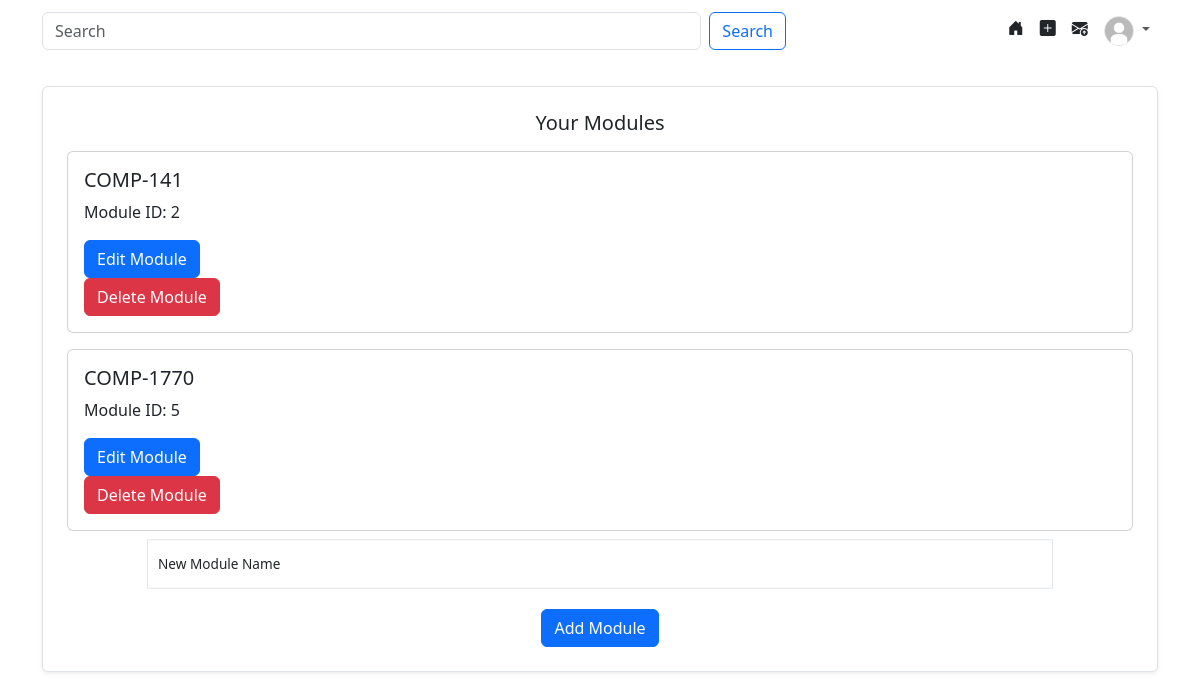
The page /?editmodule (signed in) on the database as committed earlier.
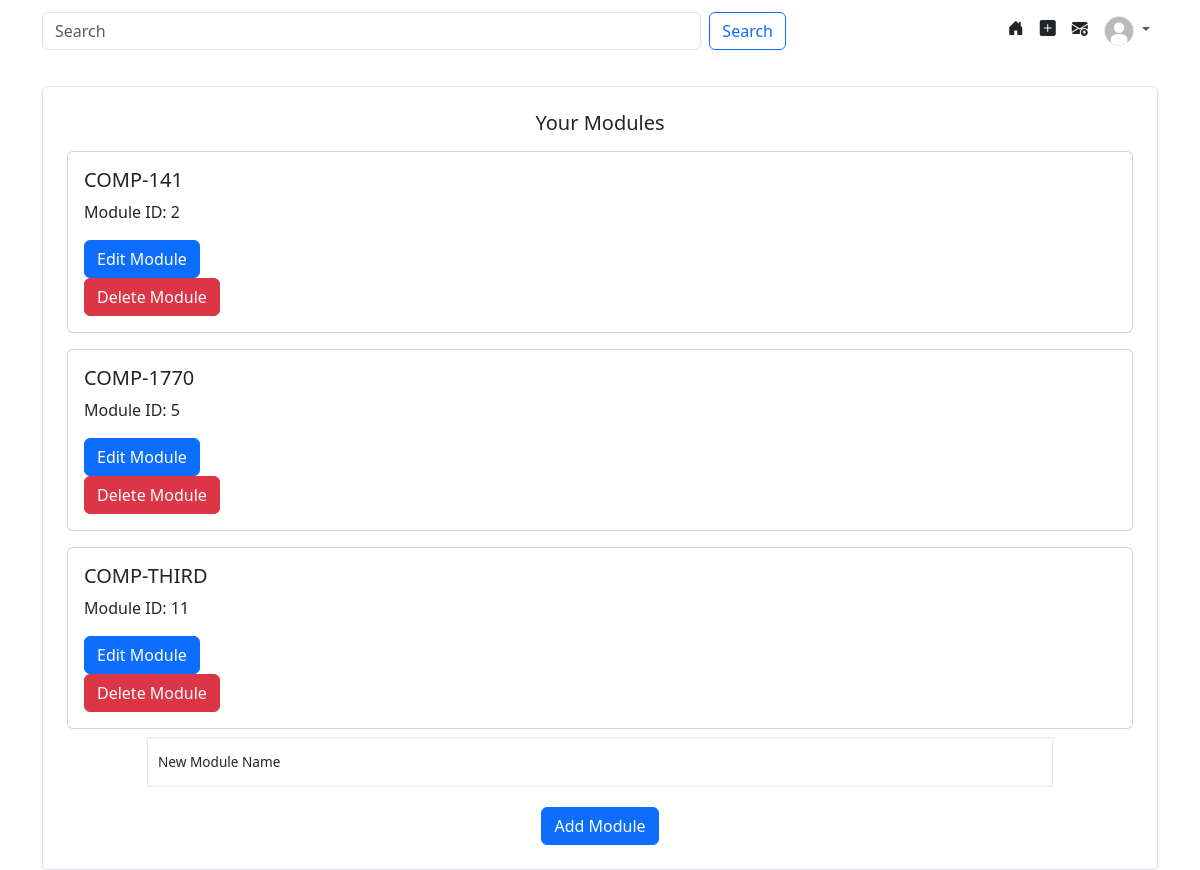
The same page on the database as committed later.
### tables this page shows
CREATE TABLE `modules` (
  `module_id` int(11) NOT NULL,
  `module_name` varchar(255) NOT NULL,
  `user_id` int(11) DEFAULT NULL
);

### assets/php/function.php (called while the page is built, shortened)
<?php
function showPage($page, $data=""){
    include("assets/pages/$page.html.php");
}

### assets/pages/editmodule.html.php (the view, shortened to what this page needs)
<?php
include 'assets/php/DatabaseConnection.php';
if (isset($_SESSION['user'])) {
    $user = $_SESSION['user'];
} else {
    header("Location: ../../?login");
    exit();
}
?>
<div class="container rounded-0 d-flex justify-content-between">
    <div class="col-12 bg-white border rounded p-4 mt-4 shadow-sm">
        <h1 class="h5 text-center mb-3 fw-normal">Your Modules</h1>
        <?php
        $stmt = $pdo->prepare("SELECT * FROM modules WHERE user_id = ?");
        $stmt->execute([$user['user_id']]);
        $modules = $stmt->fetchAll(PDO::FETCH_ASSOC);
        foreach ($modules as $module) {
            echo '<div class="card mt-3">
                    <div class="card-body">
                        <h5 class="card-title">' . $module['module_name'] . '</h5>
                        <p class="card-text">Module ID: ' . $module['module_id'] . '</p>
                        <button class="btn btn-primary" data-bs-toggle="modal" data-bs-target="#editModuleModal' . $module['module_id'] . '">Edit Module</button>
                        <form method="post">
                            <input type="hidden" name="delete_module_id" value="' . $module['module_id'] . '">
                            <button class="btn btn-danger" type="submit" name="delete_module">Delete Module</button>
                        </form>
                    </div>
                </div>';
        }
        ?>
        <form method='post'>
            <div class="form-floating mt-1">
                <input type="text" class="form-control rounded-0" name="new_module_name" placeholder="Module Name">
                <label for="floatingInput">New Module Name</label>
            </div>
            <div class="mt-3 d-flex justify-content-center align-items-center">
                <button class="btn btn-primary" type="submit" name="add_module">Add Module</button>
            </div>
        </form>
    </div>
</div>

Rows that differ between the two databases and show on the page:
added modules: module_name "COMP-THIRD", module_id "11"
